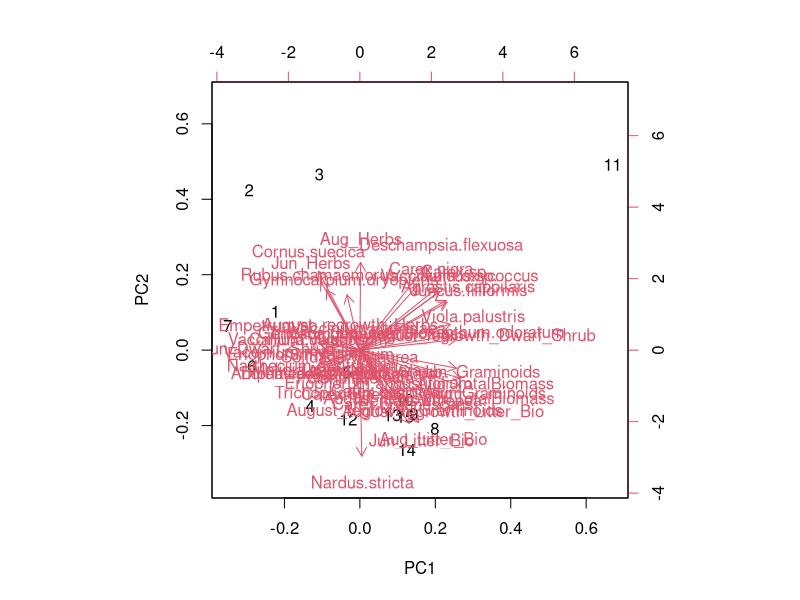
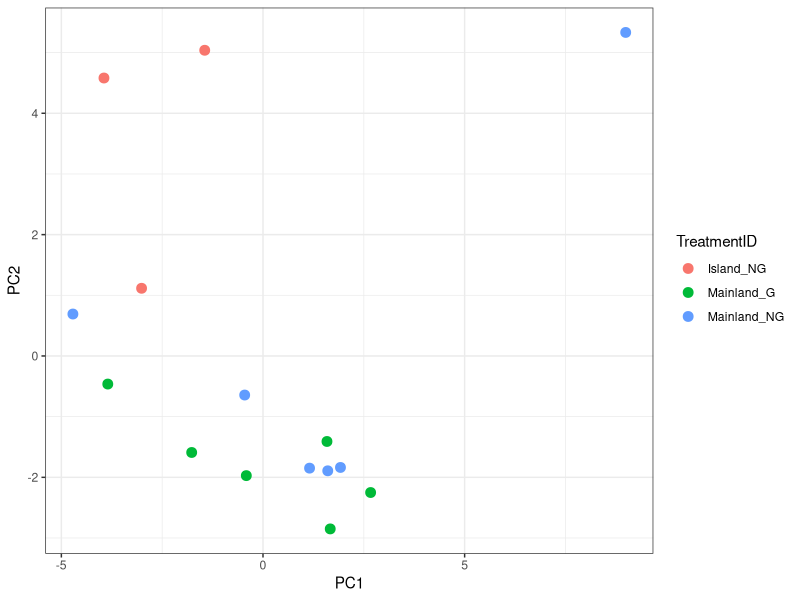
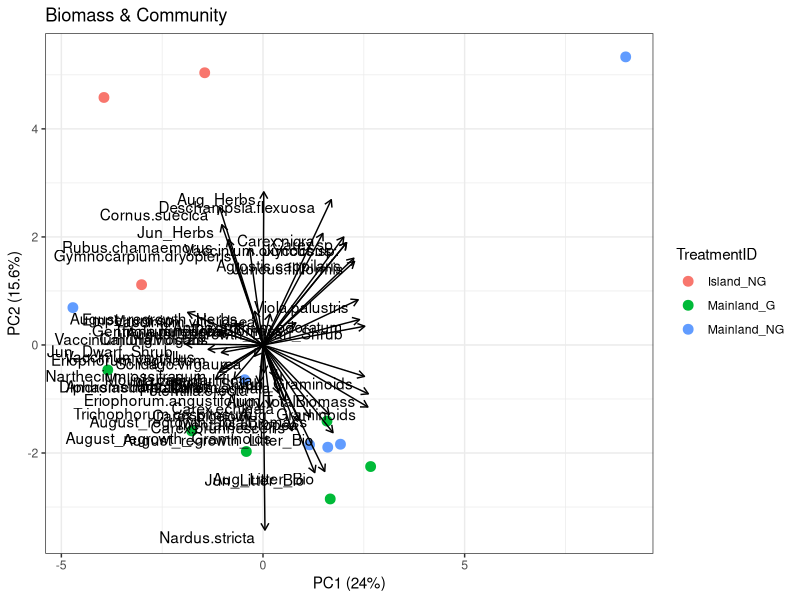

Write R code to recreate these figures, in order. (Note: this script raises an error after producing the figures.)
#Ordination of biomass and nutrient data

rm(list=ls())

library(tidyr)
library(dplyr)
library(ggplot2)
library(vegan)

#Load data
setesdal_prsplant<-read.csv("data/combined_wide_dataset.csv",header=TRUE)

names(setesdal_prsplant)
#PCA on all biomass
setesdal_ord_biomass<-setesdal_prsplant[,c(4:18,21:55)]
#Drop rows with some NAs (will exclude all plots without PRS etc)
setesdal_ord_biomass_complete<-na.omit(setesdal_ord_biomass)


pca <- prcomp(setesdal_ord_biomass_complete, scale. = TRUE)
biplot(pca)

scores <- as.data.frame(pca$x)
scores$TreatmentID <- setesdal_prsplant$TreatmentID[complete.cases(setesdal_prsplant[, names(setesdal_ord_biomass_complete)])]

ggplot(scores, aes(PC1, PC2, color = TreatmentID)) +
  geom_point(size = 3) +
  theme_bw()

loadings <- as.data.frame(pca$rotation)
loadings$Variable <- rownames(loadings)

# Scale arrows (important!)
arrow_scale <- 10

percentVar <- round(100 * (pca$sdev^2 / sum(pca$sdev^2)), 1)

ggplot(scores, aes(PC1, PC2, color = TreatmentID)) +
  geom_point(size = 3) +
  
  geom_segment(data = loadings,
               aes(x = 0, y = 0,
                   xend = PC1 * arrow_scale,
                   yend = PC2 * arrow_scale),
               arrow = arrow(length = unit(0.2, "cm")),
               inherit.aes = FALSE) +
  
  geom_text(data = loadings,
            aes(x = PC1 * arrow_scale,
                y = PC2 * arrow_scale,
                label = Variable),
            inherit.aes = FALSE,
            hjust = 1.1,
            vjust = 1.1) +
  ggtitle("Biomass & Community")+
  xlab(paste0("PC1 (", percentVar[1], "%)")) +  ylab(paste0("PC2 (", percentVar[2], "%)"))+
  theme_bw()



setesdal_ord_All<-setesdal_prsplant[,c(4:18,21:128,130:144)]
#Drop rows with some NAs (will exclude all plots without PRS etc)
setesdal_mean_complete<-na.omit(setesdal_ord_All)
#Now we have to remove columns with 0 point intercepts (as some species only present in plots with NA in PRS variablse)
setesdal_mean_complete <- setesdal_mean_complete %>%
  select(
    where(~ !is.numeric(.) || sum(., na.rm = TRUE) != 0)
  )

pcaM <- prcomp(setesdal_mean_complete[,4:ncol(setesdal_mean_complete)], scale. = TRUE)

scoresM <- as.data.frame(pcaM$x)
scoresM$TreatmentID <- setesdal_prsplant$TreatmentID[complete.cases(setesdal_prsplant[, names(setesdal_mean_complete)])]
scoresM$PlotID <- setesdal_prsplant$PlotID[complete.cases(setesdal_prsplant[, names(setesdal_mean_complete)])]

ggplot(scoresM, aes(PC1, PC2, color = TreatmentID)) +
  geom_point(size = 3) +
  theme_bw()

loadingsM <- as.data.frame(pcaM$rotation)
loadingsM$Variable <- rownames(loadingsM)

# Scale arrows (important!)
arrow_scale <- 50

percentVarM <- round(100 * (pcaM$sdev^2 / sum(pcaM$sdev^2)), 1)

ggplot(scoresM, aes(PC1, PC2)) +
  geom_point(aes(color = TreatmentID), size = 3) +
  
 # geom_text(data=scoresM,
#            aes(x=PC1,y=PC2,
  #              label=PlotID))+
  
  geom_segment(
    data = loadingsM,
    aes(x = 0, y = 0,
        xend = PC1 * arrow_scale,
        yend = PC2 * arrow_scale),
    color = ifelse(grepl("Jun|Aug", loadingsM$Variable), "darkgreen",
                   ifelse(grepl("prs", loadingsM$Variable, ignore.case = TRUE),
                          "goldenrod", "black")),
    arrow = arrow(length = unit(0.2, "cm")),
    inherit.aes = FALSE
  ) +
  
  geom_text(
    data = loadingsM,
    aes(
      x = PC1 * arrow_scale,
      y = PC2 * arrow_scale,
      label = Variable
    ),
    color = ifelse(grepl("Jun|Aug", loadingsM$Variable), "darkgreen",
                   ifelse(grepl("prs", loadingsM$Variable, ignore.case = TRUE),
                          "goldenrod", "black")),
    inherit.aes = FALSE,
    hjust = 1.1,
    vjust = 1.1,
    size = 3
  ) +
  
  ggtitle("All") +
  xlab(paste0("PC1 (", percentVarM[1], "%)")) +
  ylab(paste0("PC2 (", percentVarM[2], "%)")) +
  theme_bw()+
  theme(legend.position = "bottom")
  
